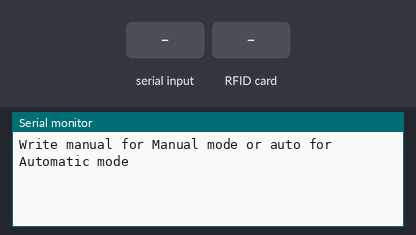
Bench run of a sketch on a simulated Arduino Uno, built with avr-gcc and run on an emulated ATmega328P. On the bench: the last lines printed to the serial monitor. The inputs (shaded band) are chosen by the test bench.

Above: at 1.2 s.
1.3 s: "auto\n" received over Serial
At 2.3 s:
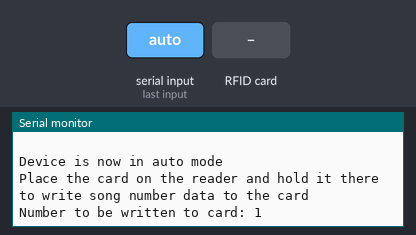
2.8 s: RFID card 5E 7A 19 C4 held to the reader
At 3.8 s:
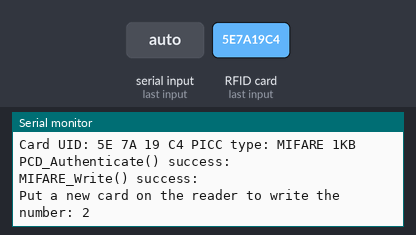

Measured:
- after the input at 1.3 s, the serial monitor: prints a new line at once (image 1)
- after the input at 2.8 s, the serial monitor: prints a new line at once (image 2)

The sketch:

Juuke-CardProgrammer.ino
```cpp
/*

By Ananords - https://github.com/ananords

   Write song number data to a MIFARE RFID card using a RFID-RC522 reader
   Uses MFRC522 - Library to use ARDUINO RFID MODULE KIT 13.56 MHZ WITH TAGS SPI W AND R BY COOQROBOT.
   -----------------------------------------------------------------------------------------
               MFRC522      Arduino       Arduino   Arduino    Arduino          Arduino
               Reader/PCD   Uno/101       Mega      Nano v3    Leonardo/Micro   Pro Micro
   Signal      Pin          Pin           Pin       Pin        Pin              Pin
   -----------------------------------------------------------------------------------------
   RST/Reset   RST          9             5         D9         RESET/ICSP-5     RST
   SPI SS      SDA(SS)      10            53        D10        10               10
   SPI MOSI    MOSI         11 / ICSP-4   51        D11        ICSP-4           16
   SPI MISO    MISO         12 / ICSP-1   50        D12        ICSP-1           14
   SPI SCK     SCK          13 / ICSP-3   52        D13        ICSP-3           15
   Hardware required:
   Arduino
   PCD (Proximity Coupling Device): NXP MFRC522 Contactless Reader IC
   PICC (Proximity Integrated Circuit Card): A card or tag using the ISO 14443A interface, eg Mifare or NTAG203.
   The reader can be found on eBay for around 5 dollars. Search for "mf-rc522" on ebay.com or Aliexpress
*/

#include <SPI.h>
#include <MFRC522.h>

#define RST_PIN         9           // Configurable, see typical pin layout above
#define SS_PIN          10          // Configurable, see typical pin layout above

String mode;
int currentNumber = 1; //NUMBER TO START FROM

MFRC522 mfrc522(SS_PIN, RST_PIN);   // Create MFRC522 instance

void setup() {
  Serial.begin(115200);        // Initialize serial communications with the PC
  SPI.begin();               // Init SPI bus
  mfrc522.PCD_Init();        // Init MFRC522 card
  Serial.println(F("Write manual for Manual mode or auto for Automatic mode"));

}


void loop() {

  if (Serial.available()) {

    mode = Serial.readStringUntil('\n');


    if (mode == "auto" || "manual") {
      Serial.println(" ");
      Serial.println("Device is now in " + mode + " mode");
      Serial.println(F("Place the card on the reader and hold it there to write song number data to the card"));
      if (mode == "auto") Serial.println((String)"Number to be written to card: " + currentNumber);

    }

    while (mode == "auto") {

      autoModus();


    }


    while (mode == "manual") {


      manualModus();


    }

    if (mode != "auto" || "manual") {

      Serial.println("Wrong value, write auto or manual");

    }


  }


}

void autoModus() {


  // Prepare key - all keys are set to FFFFFFFFFFFFh at chip delivery from the factory.
  MFRC522::MIFARE_Key key;
  for (byte i = 0; i < 6; i++) key.keyByte[i] = 0xFF;

  // Reset the loop if no new card present on the sensor/reader. This saves the entire process when idle.
  if ( mfrc522.PICC_IsNewCardPresent()) {

    Serial.println(" ");

    // Select one of the cards
    if ( ! mfrc522.PICC_ReadCardSerial()) {
      return;
    }

    Serial.print(F("Card UID:"));    //Dump UID
    for (byte i = 0; i < mfrc522.uid.size; i++) {
      Serial.print(mfrc522.uid.uidByte[i] < 0x10 ? " 0" : " ");
      Serial.print(mfrc522.uid.uidByte[i], HEX);
    }


    Serial.print(F(" PICC type: "));   // Dump PICC type
    MFRC522::PICC_Type piccType = mfrc522.PICC_GetType(mfrc522.uid.sak);
    Serial.println(mfrc522.PICC_GetTypeName(piccType));

    byte buffer[16];
    MFRC522::StatusCode status;
    byte block;
    byte len;
    block = 1;


    len = sprintf(buffer, "%d", currentNumber);
    for (byte i = len; i < sizeof(buffer); i++) buffer[i] = ' ';


    //Serial.println(F("Authenticating using key A..."));
    status = mfrc522.PCD_Authenticate(MFRC522::PICC_CMD_MF_AUTH_KEY_A, block, &key, &(mfrc522.uid));
    if (status != MFRC522::STATUS_OK) {
      Serial.print(F("PCD_Authenticate() failed: "));
      Serial.println(mfrc522.GetStatusCodeName(status));
      return;
    }
    else Serial.println(F("PCD_Authenticate() success: "));

    // Write block
    status = mfrc522.MIFARE_Write(block, buffer, 16);
    if (status != MFRC522::STATUS_OK) {
      Serial.print(F("MIFARE_Write() failed: "));
      Serial.println(mfrc522.GetStatusCodeName(status));
      Serial.print(F("Try to reset the device"));
      return;
    }
    else Serial.println(F("MIFARE_Write() success: "));


    mfrc522.PICC_HaltA(); // Halt PICC
    mfrc522.PCD_StopCrypto1();  // Stop encryption on PCD


    currentNumber++;
    Serial.println((String)"Put a new card on the reader to write the number: " + currentNumber);

  }
}


void manualModus() {


  // Prepare key - all keys are set to FFFFFFFFFFFFh at chip delivery from the factory.
  MFRC522::MIFARE_Key key;
  for (byte i = 0; i < 6; i++) key.keyByte[i] = 0xFF;

  // Reset the loop if no new card present on the sensor/reader. This saves the entire process when idle.
  if ( ! mfrc522.PICC_IsNewCardPresent()) {
    return;
  }

  // Select one of the cards
  if ( ! mfrc522.PICC_ReadCardSerial()) {
    return;
  }

  Serial.print(F("Card UID:"));    //Dump UID
  for (byte i = 0; i < mfrc522.uid.size; i++) {
    Serial.print(mfrc522.uid.uidByte[i] < 0x10 ? " 0" : " ");
    Serial.print(mfrc522.uid.uidByte[i], HEX);
  }
  Serial.print(F(" PICC type: "));   // Dump PICC type
  MFRC522::PICC_Type piccType = mfrc522.PICC_GetType(mfrc522.uid.sak);
  Serial.println(mfrc522.PICC_GetTypeName(piccType));

  byte buffer[34];
  byte block;
  MFRC522::StatusCode status;
  byte len;

  Serial.setTimeout(20000L) ;     // wait until 20 seconds for input from serial
  // Ask for song number data
  Serial.println(F("Type any number and hit send/enter"));
  len = Serial.readBytesUntil('\n', (char *) buffer, 30) ; // read number from serial
  for (byte i = len; i < sizeof(buffer); i++) buffer[i] = ' ';     // pad with spaces

  block = 1;
  //Serial.println(F("Authenticating using key A..."));
  status = mfrc522.PCD_Authenticate(MFRC522::PICC_CMD_MF_AUTH_KEY_A, block, &key, &(mfrc522.uid));
  if (status != MFRC522::STATUS_OK) {
    Serial.print(F("PCD_Authenticate() failed: "));
    Serial.println(mfrc522.GetStatusCodeName(status));
    return;
  }
  else Serial.println(F("PCD_Authenticate() success: "));

  // Write block
  status = mfrc522.MIFARE_Write(block, buffer, 16);
  if (status != MFRC522::STATUS_OK) {
    Serial.print(F("MIFARE_Write() failed: "));
    Serial.println(mfrc522.GetStatusCodeName(status));
    return;
  }
  else Serial.println(F("MIFARE_Write() success: "));

  Serial.println("Put a new card on the reader to write a new number");


  Serial.println(" ");
  mfrc522.PICC_HaltA(); // Halt PICC
  mfrc522.PCD_StopCrypto1();  // Stop encryption on PCD

}
```
